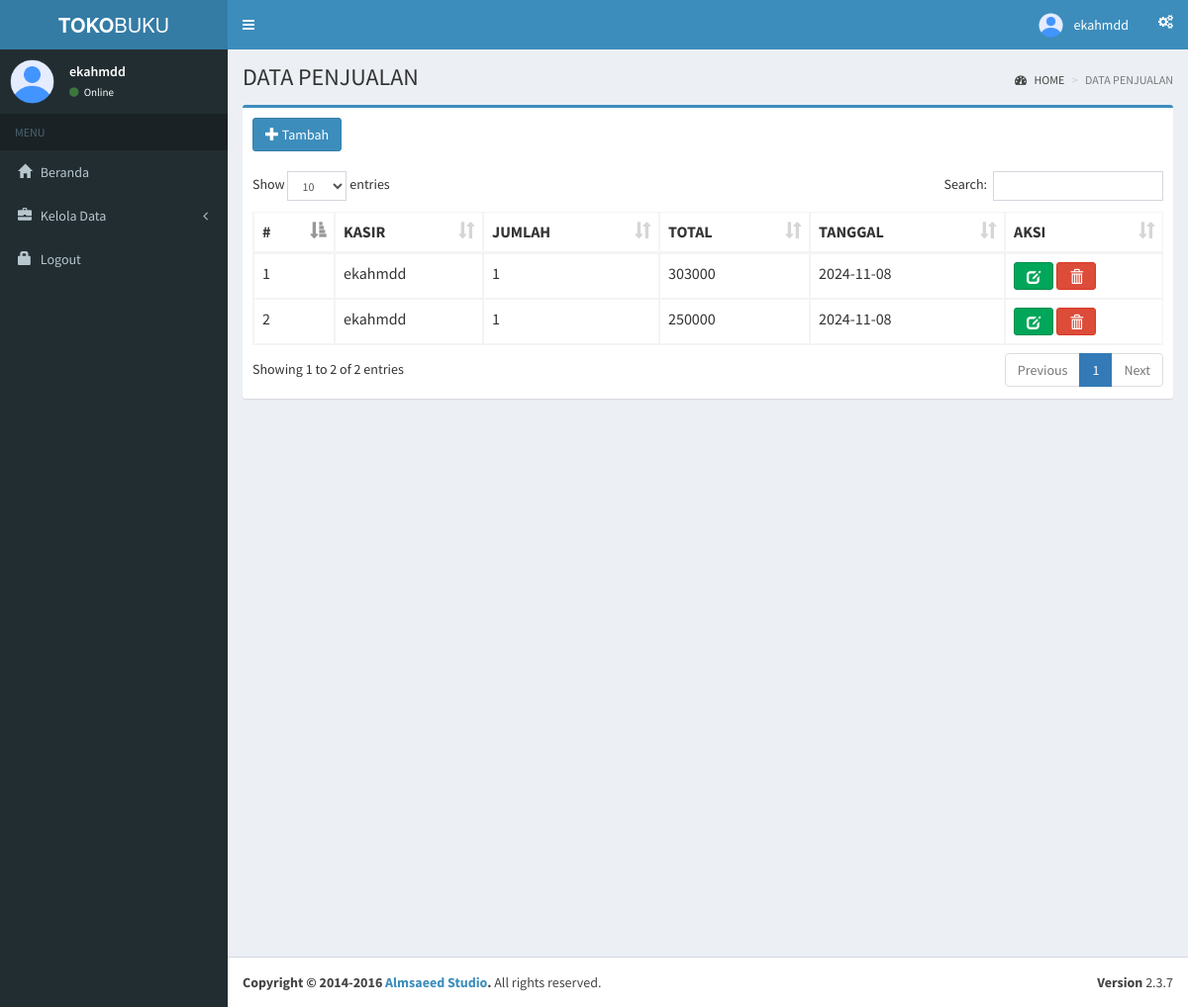
Page /index.php?page=data_penjualan (signed in) on the committed database.
### tables this page shows
CREATE TABLE `penjualan` (
  `id_penjualan` int(11) NOT NULL AUTO_INCREMENT,
  `id_buku` int(11) DEFAULT NULL,
  `id_kasir` int(100) DEFAULT NULL,
  `jumlah` int(11) DEFAULT NULL,
  `total` varchar(100) DEFAULT NULL,
  `tanggal` date DEFAULT NULL,
  PRIMARY KEY (`id_penjualan`),
  KEY `id_kasir` (`id_kasir`)
);

CREATE TABLE `kasir` (
  `id_kasir` int(11) NOT NULL AUTO_INCREMENT,
  `nama` varchar(255) NOT NULL,
  `alamat` text NOT NULL,
  `telepon` varchar(100) NOT NULL,
  `status` enum('active','nonactive') NOT NULL,
  `username` varchar(155) NOT NULL,
  `password` varchar(155) NOT NULL,
  `level` varchar(50) NOT NULL,
  PRIMARY KEY (`id_kasir`),
  UNIQUE KEY `id_kasir` (`id_kasir`)
);

CREATE TABLE `buku` (
  `id_buku` int(11) NOT NULL AUTO_INCREMENT,
  `judul` varchar(255) DEFAULT NULL,
  `noisbn` varchar(100) DEFAULT NULL,
  `penulis` varchar(255) DEFAULT NULL,
  `penerbit` varchar(255) DEFAULT NULL,
  `tahun` int(11) DEFAULT NULL,
  `stok` int(50) DEFAULT NULL,
  `harga_pokok` int(255) DEFAULT NULL,
  `harga_jual` int(255) DEFAULT NULL,
  `gambar` varchar(50) NOT NULL,
  PRIMARY KEY (`id_buku`)
);

### pages/penjualan/data_penjualan.php (the view, shortened to what this page needs)
<div class="content-wrapper">
  <section class="content-header">
    <h1>
      DATA PENJUALAN
    </h1>
    <ol class="breadcrumb">
      <li><a href="index.php"><i class="fa fa-dashboard"></i> HOME</a></li>
      <li class="active">DATA PENJUALAN</li>
    </ol>
  </section>
  <section class="content">
    <div class="row">
      <div class="col-xs-12">
        <div class="box box-primary">
          <div class="box-header">
            <a href="index.php?page=tambah_penjualan" class="btn btn-primary" role="button" title="Tambah Data"><i class="glyphicon glyphicon-plus"></i> Tambah</a>
          </div>
          <div class="box-body table-responsive">
            <table id="penjualan" class="table table-bordered table-hover">
              <thead>
                <tr>
                  <th>#</th>
                  <th>KASIR</th>
                  <th>JUMLAH</th>
                  <th>TOTAL</th>
                  <th>TANGGAL</th>
                  <th>AKSI</th>
                </tr>
              </thead>
              <tbody>
                <?php
                include "../toko-buku1/conf/conn.php";
                $no = 0;
                $query = mysqli_query($koneksi, "SELECT penjualan.*, kasir.*, buku.harga_jual FROM penjualan
                INNER JOIN kasir ON penjualan.id_kasir = kasir.id_kasir
                INNER JOIN buku ON penjualan.id_buku = buku.id_buku
                ORDER BY penjualan.id_penjualan DESC")
                  or die(mysqli_error($koneksi));
                while ($row = mysqli_fetch_array($query)) {
                  $jumlah = $row['jumlah'];
                  $harga_jual = $row['harga_jual'];
                  $total = $jumlah * $harga_jual;
                  $totalFormatted = number_format($total, 0, ',', '.');
                  $totalWithZeros = $totalFormatted . '000';
                ?>
                  <tr>
                    <td><?php echo $no = $no + 1; ?></td>
                    <td><?php echo $row['nama']; ?></td>
                    <td><?php echo $jumlah; ?></td>
                    <td><?php echo $totalWithZeros; ?></td>
                    <td><?php echo $row['tanggal']; ?></td>
                    <td>
                      <a href="index.php?page=ubah_penjualan&id=<?= $row['id_penjualan']; ?>" class="btn btn-success" role="button" title="Ubah Data"><i class="glyphicon glyphicon-edit"></i></a>
                      <a href="javascript:void(0);" class="btn btn-danger" role="button" title="Hapus Data" onclick="hapusPenjualan(<?= $row['id_penjualan']; ?>);"><i class="glyphicon glyphicon-trash"></i></a>
                    </td>
                  </tr>
                <?php } ?>
              </tbody>
            </table>
          </div>
        </div>
      </div>
    </div>
  </section>
</div>

### rows in the picture
penjualan: id_kasir.nama "ekahmdd", jumlah "1", jumlah.harga_jual "303000", tanggal "2024-11-08"
penjualan: no "2", id_kasir.nama "ekahmdd", jumlah "1", jumlah.harga_jual "250000", tanggal "2024-11-08"

### other values in the picture
$username "ekahmdd"
